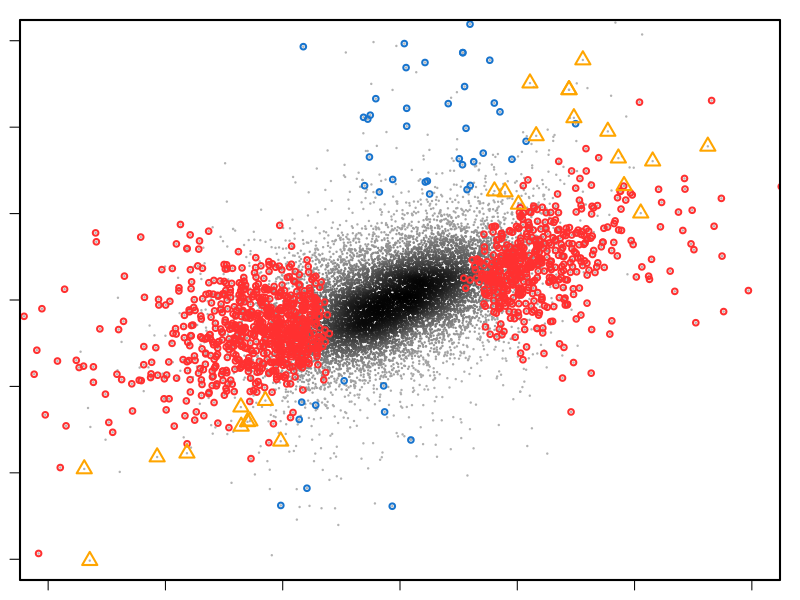
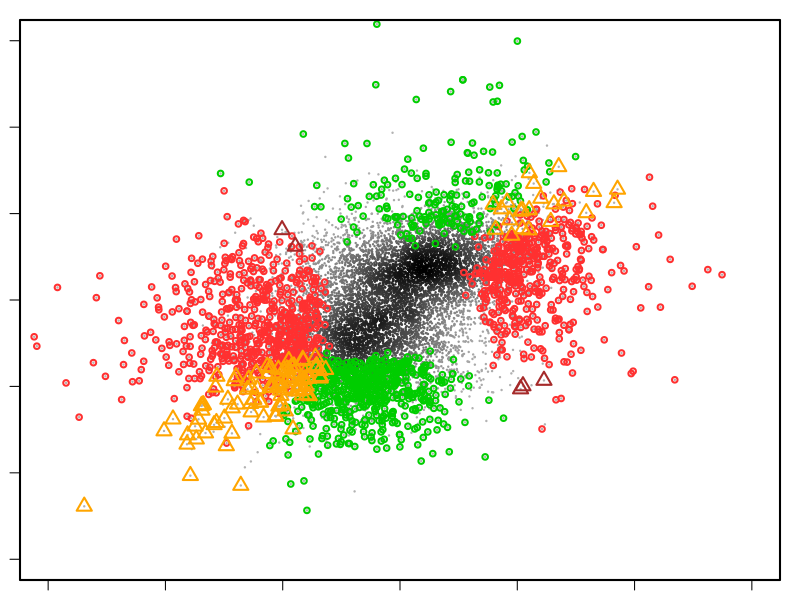
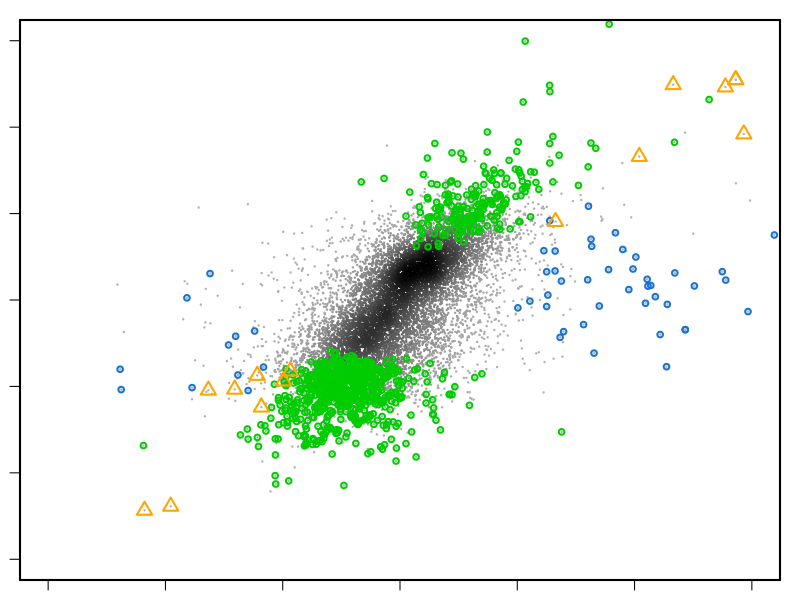
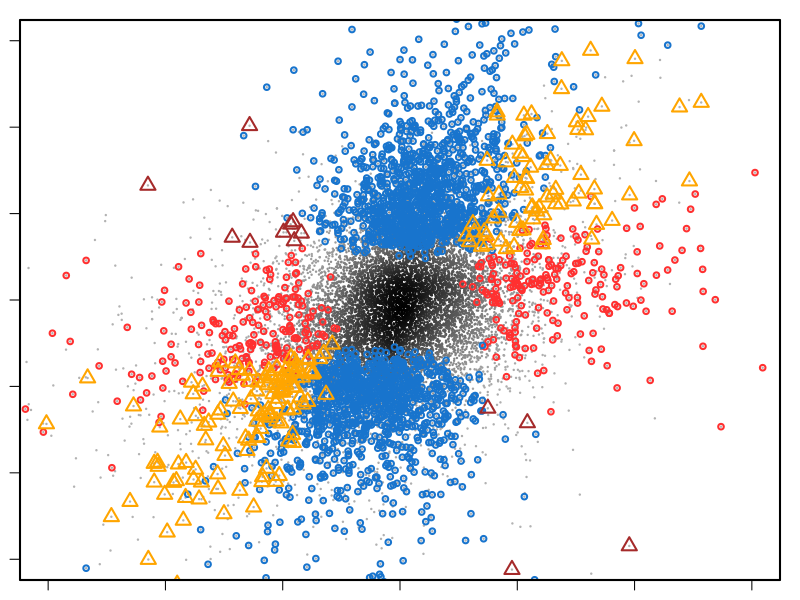
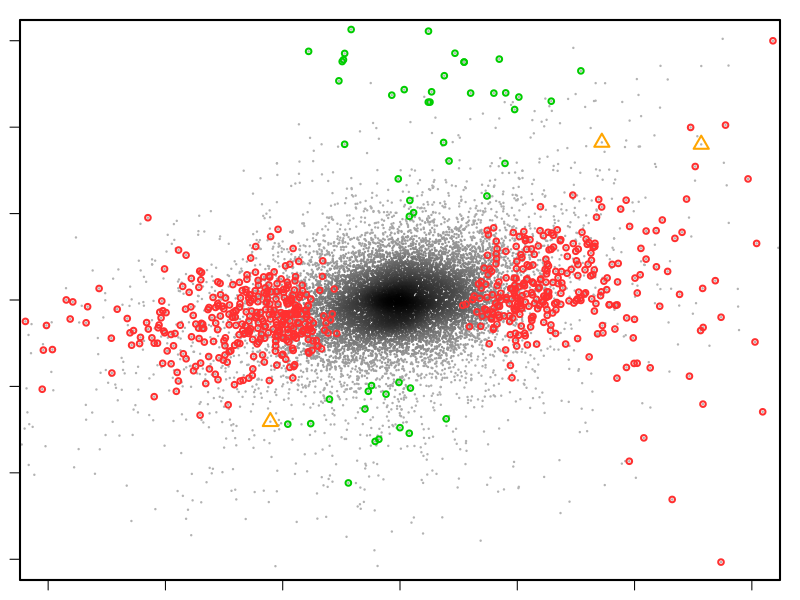
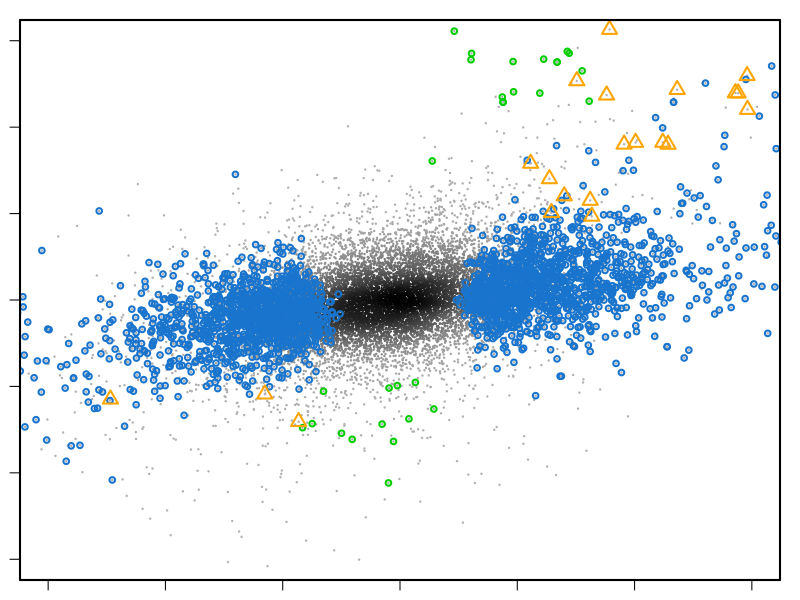

Recreate these plots in R, in order.
###Author: Harry Fischl
###Relationship between the log2 fold change in RNA level for all genes upon transfer of AC16 cells from 37°C to 28°C or 18°C, 28°C or 8°C, and 18°C or 8°C for 24h in both the nucleus and cytoplasm
###Figure 2C
###############################Work directories

TWD = getwd()
TWD1 = "./DESeq/DifferentialGeneExpressionGeneLists/"
TWD2 = "./Rplots/"
setwd(TWD1)

#######Input of DESEQ output files
xc1 = read.csv("AC16_37d_C_vs_AC16_28d24h_C_DESEQ.csv", stringsAsFactors = F)
yc1 = read.csv("AC16_37d_C_vs_AC16_18d24h_C_DESEQ.csv", stringsAsFactors = F)
zc1 = read.csv("AC16_37d_C_vs_AC16_8d24h_C_DESEQ.csv", stringsAsFactors = F)

xn1 = read.csv("AC16_37d_N_vs_AC16_28d24h_N_DESEQ.csv", stringsAsFactors = F)
yn1 = read.csv("AC16_37d_N_vs_AC16_18d24h_N_DESEQ.csv", stringsAsFactors = F)
zn1 = read.csv("AC16_37d_N_vs_AC16_8d24h_N_DESEQ.csv", stringsAsFactors = F)

cdf = cbind(xc1[,c("X","log2FoldChange","padj")],yc1[,c("log2FoldChange","padj")],zc1[,c("log2FoldChange","padj")])
ndf = cbind(xn1[,c("X","log2FoldChange","padj")],yn1[,c("log2FoldChange","padj")],zn1[,c("log2FoldChange","padj")])

colnames(cdf) = c("gene","fc28","p28","fc18","p18","fc8","p8")
colnames(ndf) = c("gene","fc28","p28","fc18","p18","fc8","p8")

##########Exclusion of genes with NA values for either condition being compared
tcdf1 = na.omit(cdf[,c(1,2,3,4,5)])
tcdf2 = na.omit(cdf[,c(1,2,3,6,7)])
tcdf3 = na.omit(cdf[,c(1,4,5,6,7)])

tndf1 = na.omit(ndf[,c(1,2,3,4,5)])
tndf2 = na.omit(ndf[,c(1,2,3,6,7)])
tndf3 = na.omit(ndf[,c(1,4,5,6,7)])

##############################
###Gives different values for genes significantly differentially expressed in one condition or both conditions

valuer = function(tdf){
  tdfx = tdf
  val1 = rep(NA, length(tdfx$gene))
  for(a1 in 1:length(val1)){
    vec1 = tdfx[a1,]
    if(vec1[3] >= 0.05 & vec1[5] >= 0.05){val1[a1] = 4; next}
    if(vec1[3] < 0.05 & vec1[5] < 0.05 & vec1[2]/vec1[4] < 0){val1[a1] = 0; next}
    if(vec1[3] < 0.05 & vec1[5] < 0.05 & vec1[2]/vec1[4] >= 0){val1[a1] = 1; next}
    if(vec1[3] < 0.05 & vec1[5] >= 0.05 ){val1[a1] = 2; next}
    if(vec1[3] >= 0.05 & vec1[5] < 0.05){val1[a1] = 3; next}
  }
  tdfx$val = val1
  fdf1 = tdfx[order(-tdfx$val),]
  return(fdf1)
}
##############

vcdf1 = valuer(tcdf1)
vcdf2 = valuer(tcdf2)
vcdf3 = valuer(tcdf3)

vndf1 = valuer(tndf1)
vndf2 = valuer(tndf2)
vndf3 = valuer(tndf3)

##############

densityplotter = function(valueroutput){
  q1 = valueroutput
  
  x <- densCols(q1[,2],q1[,4], nbin=700,colramp=colorRampPalette(c("black", "white")))
  q1$dens <- col2rgb(x)[1,] + 1L
  cols <-  colorRampPalette(c("gray70","black"))(256)
  q1$col <- cols[q1$dens]
  q2 = q1[order(q1$dens),]
  
  ylim1 = c(-3,3)
  xlim1 = c(-3,3)
  
  par(xpd=F)
  par(mar=c(1,1,1,1))
  plot(q2[,2],q2[,4], ylim=ylim1, xlim=xlim1,col=q2$col,pch=20,cex=0.3)
  return(q2)
}

cortdf = data.frame(matrix(NA, ncol =4, nrow = 6))
row.names(cortdf) = c("C28d24hvC18d24h","C28d24hvC8d24h","C18d24hvC8d24","N28d24hvN18d24h","N28d24hvN8d24h","N18d24hvN8d24h")
colnames(cortdf) = c("t","doff","p","r")
#############################################################################
####CYT
setwd(TWD)
setwd(TWD2)
#28 v 18

png("TemperatureComparison_28v18cyt.png", width = 3, height = 3, units = "in",res = 200,pointsize=7)
q2 = densityplotter(vcdf1)

points(q2[q2$val == 2,2],q2[q2$val == 2,4], col="firebrick1", lwd=2, cex=0.75)
points(q2[q2$val == 3,2],q2[q2$val == 3,4], col="dodgerblue3", lwd=2, cex=0.75)
points(q2[q2$val == 1,2],q2[q2$val == 1,4], col="orange", lwd=2, cex=1.5, pch=2)
points(q2[q2$val == 0,2],q2[q2$val == 0,4], col="brown", lwd=2, cex=1.5, pch=2)
box(lwd=2)
dev.off()
#############################################################################

cort = cor.test(q2[,2],q2[,4], exact = T)
cortvec = c(cort[[1]],cort[[2]],cort[[3]],cort[[4]])
cortdf[1,] = cortvec
#############################################################################


#28 v 8
png("TemperatureComparison_28v8cyt.png",  width = 3, height = 3, units = "in",res = 200,pointsize=7)
q2 = densityplotter(vcdf2)

points(q2[q2$val == 2,2],q2[q2$val == 2,4], col="firebrick1", lwd=2, cex=0.75)
points(q2[q2$val == 3,2],q2[q2$val == 3,4], col="green3", lwd=2, cex=0.75)
points(q2[q2$val == 1,2],q2[q2$val == 1,4], col="orange", lwd=2, cex=1.5, pch=2)
points(q2[q2$val == 0,2],q2[q2$val == 0,4], col="brown", lwd=2, cex=1.5, pch=2)
box(lwd=2)
dev.off()
#############################################################################

cort = cor.test(q2[,2],q2[,4], exact = T)
cortvec = c(cort[[1]],cort[[2]],cort[[3]],cort[[4]])
cortdf[2,] = cortvec
#############################################################################

#18 v 8
png("TemperatureComparison_18v8cyt.png", width = 3, height = 3, units = "in",res = 200,pointsize=7)
q2 = densityplotter(vcdf3)

points(q2[q2$val == 2,2],q2[q2$val == 2,4], col="dodgerblue3", lwd=2, cex=0.75)
points(q2[q2$val == 3,2],q2[q2$val == 3,4], col="green3", lwd=2, cex=0.75)
points(q2[q2$val == 1,2],q2[q2$val == 1,4], col="orange", lwd=2, cex=1.5, pch=2)
points(q2[q2$val == 0,2],q2[q2$val == 0,4], col="brown", lwd=2, cex=1.5, pch=2)
box(lwd=2)
dev.off()
#############################################################################

cort = cor.test(q2[,2],q2[,4], exact = T)
cortvec = c(cort[[1]],cort[[2]],cort[[3]],cort[[4]])
cortdf[3,] = cortvec
#############################################################################

#############################################################################
####NUC
#28 v 18

png("TemperatureComparison_28v18nuc.png", width = 3, height = 3, units = "in",res = 200,pointsize=7)
q2 = densityplotter(vndf1)

points(q2[q2$val == 2,2],q2[q2$val == 2,4], col="firebrick1", lwd=2, cex=0.75)
points(q2[q2$val == 3,2],q2[q2$val == 3,4], col="dodgerblue3", lwd=2, cex=0.75)
points(q2[q2$val == 1,2],q2[q2$val == 1,4], col="orange", lwd=2, cex=1.5, pch=2)
points(q2[q2$val == 0,2],q2[q2$val == 0,4], col="brown", lwd=2, cex=1.5, pch=2)

box(lwd=2)
dev.off()
#############################################################################

cort = cor.test(q2[,2],q2[,4], exact = T)
cortvec = c(cort[[1]],cort[[2]],cort[[3]],cort[[4]])
cortdf[4,] = cortvec
#############################################################################

#28 v 8
png("TemperatureComparison_28v8nuc.png",  width = 3, height = 3, units = "in",res = 200,pointsize=7)
q2 = densityplotter(vndf2)

points(q2[q2$val == 2,2],q2[q2$val == 2,4], col="firebrick1", lwd=2, cex=0.75)
points(q2[q2$val == 3,2],q2[q2$val == 3,4], col="green3", lwd=2, cex=0.75)
points(q2[q2$val == 1,2],q2[q2$val == 1,4], col="orange", lwd=2, cex=1.5, pch=2)
points(q2[q2$val == 0,2],q2[q2$val == 0,4], col="brown", lwd=2, cex=1.5, pch=2)

box(lwd=2)
dev.off()
#############################################################################

cort = cor.test(q2[,2],q2[,4], exact = T)
cortvec = c(cort[[1]],cort[[2]],cort[[3]],cort[[4]])
cortdf[5,] = cortvec
#############################################################################

#18 v 8
png("TemperatureComparison_18v8nuc.png", width = 3, height = 3, units = "in",res = 200,pointsize=7)
q2 = densityplotter(vndf3)

points(q2[q2$val == 2,2],q2[q2$val == 2,4], col="dodgerblue3", lwd=2, cex=0.75)
points(q2[q2$val == 3,2],q2[q2$val == 3,4], col="green3", lwd=2, cex=0.75)
points(q2[q2$val == 1,2],q2[q2$val == 1,4], col="orange", lwd=2, cex=1.5, pch=2)
points(q2[q2$val == 0,2],q2[q2$val == 0,4], col="brown", lwd=2, cex=1.5, pch=2)

box(lwd=2)
dev.off()
#############################################################################

cort = cor.test(q2[,2],q2[,4], exact = T)
cortvec = c(cort[[1]],cort[[2]],cort[[3]],cort[[4]])
cortdf[6,] = cortvec
#############################################################################

####Statistics for correlation analysis
colnames(cortdf) = c("t_statistic","degrees_of_freedom","p_value","pearsons_r")
write.csv(cortdf, file="TemperatureComparison_CorrelationStatistics.csv")
